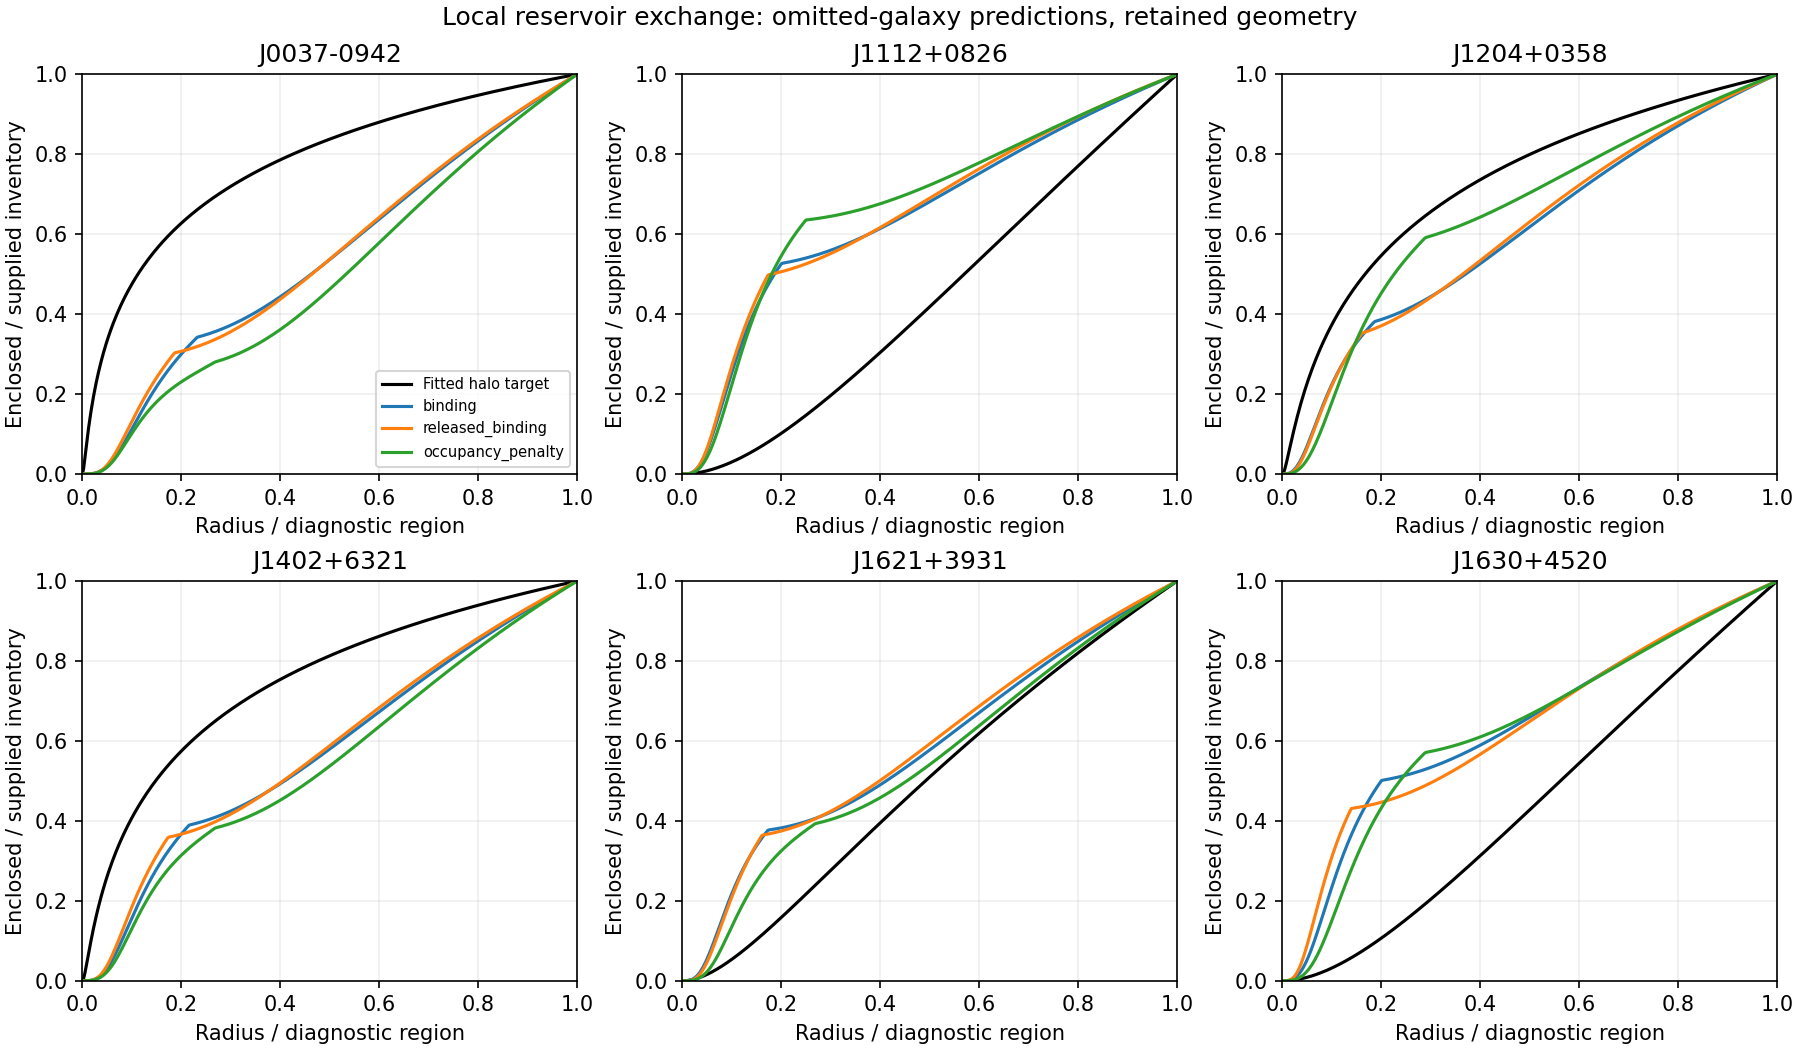

Recreate this plot in Python.
"""Frozen-environment two-reservoir exchange with local binding probabilities."""
from pathlib import Path
import json,hashlib
import numpy as np
P=Path(__file__).resolve().parent;G=4.30091e-6
files=['stream-capture-results.json','halo-deposition-map-results.json','third-retention-optics-results.json','migration-variants-results.json']
streams=json.loads((P/files[0]).read_text())['rows'];halos=json.loads((P/files[1]).read_text())['rows'];stars=json.loads((P/files[2]).read_text())['rows'];prior=json.loads((P/files[3]).read_text())['results']
x=np.linspace(0,1,401);ss=np.geomspace(.03,1.,49);vs=np.geomspace(10,3000,41)
params=np.array([(s,v) for s in ss for v in vs])
models=['binding','released_binding','occupancy_penalty']

def setup(row,branch,n):
 h=next(v for v in halos if all(v[k]==row[k] for k in ['Name','geometry','population']))
 st=next(v for v in stars if v['Name']==row['Name'] and v['model']=='attenuated_'+row['population'])
 M=next(v['original_deposit_enclosed_Msun'] for v in h['samples'] if v['aperture']=='5Re')
 edge=np.linspace(0,1,n+1);mid=(edge[:-1]+edge[1:])/2;R=row['R_kpc'];r=mid*R
 base=np.interp(edge,row['r_over_R'],row['case_cdfs'][branch]);dm=np.diff(base)
 a=R/5/1.8153;Ms=st['mass_Msun'];B=G*Ms/(r+a)
 vol=4*np.pi/3*np.diff((edge*R)**3);rho_input=M*dm/vol
 rho_star=Ms*a/(2*np.pi*r*(r+a)**3)
 return edge,dm,base,B,rho_input/rho_star,Ms,a,R,M

def evaluate(row,branch,model,parameters,n=2048):
 edge,dm,base,B,crowd,Ms,a,R,M=setup(row,branch,n);r=(edge[:-1]+edge[1:])/2*R
 curves=[];fractions=[]
 for s,v in parameters:
  strength=B if model!='released_binding' else np.maximum(G*Ms/(s*r+a)-B,0)
  resistance=v*v*(1+crowd) if model=='occupancy_penalty' else v*v
  f=strength/(strength+resistance)
  compact=dm*f;extended=dm-compact
  assert np.min(compact)>=0 and np.min(extended)>=-1e-14
  C=np.r_[0.,np.cumsum(compact)];E=np.r_[0.,np.cumsum(extended)]
  y=np.interp(x,edge,E)+np.interp(x/s,edge,C)
  assert abs(C[-1]+E[-1]-1)<1e-10 and abs(y[-1]-1)<1e-10
  assert np.min(np.diff(y))>=-1e-12
  assert np.min(y-np.interp(x,edge,base))>=-1e-10
  curves.append(y);fractions.append(C[-1])
 return np.array(curves),np.array(fractions),M

results=[];max_drift=0
for geometry in ['companion_regular','standard_flat_FLRW']:
 for population in ['Chabrier','Salpeter']:
  rows=[v for v in streams if v['geometry']==geometry and v['population']==population]
  for branch,label in [(-1,'distant'),(0,'near_1.1R')]:
   for model in models:
    curves=[];fractions=[];errors=[];baseerrors=[]
    for row in rows:
     y,f,_=evaluate(row,branch,model,params);truth=np.interp(x,row['r_over_R'],row['target_cdf']);base=np.interp(x,row['r_over_R'],row['case_cdfs'][branch])
     identity,_,_=evaluate(row,branch,model,[[1.,100.]])
     assert np.max(np.abs(identity[0]-base))<1e-4
     curves.append(y);fractions.append(f);errors.append(np.mean((y-truth)**2,axis=1));baseerrors.append(np.mean((base-truth)**2))
    errors=np.array(errors);best=int(np.argmin(errors.mean(axis=0)));loo=[];per=[]
    for i,row in enumerate(rows):
     ix=int(np.argmin(np.delete(errors,i,axis=0).mean(axis=0)));loo.append(errors[i,ix])
     fine,ff,M=evaluate(row,branch,model,params[[best,ix]],4096)
     drift=float(np.max(np.abs(fine-np.array([curves[i][best],curves[i][ix]]))));max_drift=max(max_drift,drift)
     assert drift<.002
     truth=np.interp(x,row['r_over_R'],row['target_cdf'])
     per.append(dict(Name=row['Name'],supplied_inventory_Msun=M,shared_compact_fraction=float(fractions[i][best]),loo_compact_fraction=float(fractions[i][ix]),loo_parameters=params[ix].tolist(),loo_boundary=bool(ix//41 in [0,48] or ix%41 in [0,40]),refinement_max_cdf_change=drift,baseline_max_error=float(np.max(np.abs(np.interp(x,row['r_over_R'],row['case_cdfs'][branch])-truth))),shared_max_error=float(np.max(np.abs(curves[i][best]-truth))),loo_max_error=float(np.max(np.abs(curves[i][ix]-truth))),shared_cdf=curves[i][best].tolist(),loo_cdf=curves[i][ix].tolist(),target_cdf=truth.tolist()))
    old=next(v for v in prior if v['geometry']==geometry and v['population']==population and v['source']==label and v['model']=='partial')
    result=dict(geometry=geometry,population=population,source=label,model=model,shared_parameters=params[best].tolist(),shared_boundary=bool(best//41 in [0,48] or best%41 in [0,40]),baseline_rms=float(np.sqrt(np.mean(baseerrors))),shared_rms=float(np.sqrt(errors[:,best].mean())),loo_rms=float(np.sqrt(np.mean(loo))),previous_partial_loo_rms=old['loo_rms'],rows=per)
    results.append(result);print(geometry,population,label,model,'base/shared/LOO',*[round(100*result[k],3) for k in ['baseline_rms','shared_rms','loo_rms']],result['shared_parameters'],flush=True)
out=dict(scope='Local two-state probability plus phenomenological inward transport; not self-consistent dynamical equilibrium',input_sha256={f:hashlib.sha256((P/f).read_bytes()).hexdigest() for f in files},parameter_order=['radius_multiplier_s','exchange_velocity_scale_kms'],max_refinement_cdf_change=max_drift,grid=x.tolist(),results=results)
(P/'reservoir-exchange-results.json').write_text(json.dumps(out,separators=(',',':'),allow_nan=False)+'\n',encoding='utf-8',newline='\n')
lines=['# Local exchange between compact and extended companion reservoirs','',
'Three shared exchange rules were executed with the one-third capture law and supplied inventory unchanged. Each initial shell is split into compact and extended states using its baryonic binding environment. The target halo is used only in fitting and scoring, never as a local driving field.','',
'## Formula provenance and meaning','',
'Known two-state rate balance: df/dt=k_on(1-f)-k_off*f, with fixed-environment stationary fraction f=k_on/(k_on+k_off). The proposed companion-specific ratios are:','',
'| Rule | k_on/k_off | Interpretation |','|---|---|---|',
'| Binding | B(r)/v_ex^2 | Strong binding favors compact states |',
'| Released binding | [B(s*r)-B(r)]/v_ex^2 | Available inward binding-energy change favors the transition |',
'| Occupancy penalty | B(r)/{v_ex^2[1+rho_input/rho_star]} | Larger relative companion density suppresses compact entry |','',
'B(r)=G M_star/(r+a_star) is the positive escape-binding scale of a known Hernquist stellar proxy. Stellar mass is from the ORIGINAL companion fit; a_star=Re/1.8153. The proxy is an approximation, not an independent measured three-dimensional matter field. The crowding factor is a proposed local penalty, not an established capacity law. We do not claim these ratios are unique new mathematics.','',
'The compact shell fraction moves to s*r; the rest remains at r. Thus the cumulative profile is F_final(r)=F_initial(r)-F_selected(r)+F_selected(r/s). This is known conservative transport. s still specifies a phenomenological movement distance; these tests do not independently derive wave support or a stopping radius. The states use the initial environment: no updating of occupation, self-gravity or detailed balance at the new destination has been solved. The arbitrary overall rate cancels; no relaxation time or cosmic age is inferred.','',
'## Shared and omitted-galaxy comparison','',
'Two parameters per rule are shared across six targets; separate five-target fits predict the omitted sixth. All targets have been inspected previously, so this is conditional cross-validation, not blind observational confirmation. RMS values below are cumulative-profile percentage points, not lensing/rotation errors. Standard geometry remains a benchmark only.','',
'| Geometry | Input | Exchange | Shared fit | Omitted transfer | Earlier partial transfer |','|---|---|---|---:|---:|---:|']
for r in results:
 if r['population']=='Chabrier':lines.append(f"| {r['geometry']} | {r['source']} | {r['model']} | {100*r['shared_rms']:.2f} | {100*r['loo_rms']:.2f} | {100*r['previous_partial_loo_rms']:.2f} |")
lines+=['','All population cases, compact fractions, shared/omitted parameters, boundary flags and individual curves are archived. No target-specific compact fraction was fitted directly. Source fields and mass proxies remain conditional inputs; normalized placement is not evidence for an adequate absolute photon supply or a successful projected lensing signal.','',
'## Verification and physical limits','',f"The compact and extended inventories remain nonnegative and sum to the original input. CDFs are monotone, inward ordering holds, and s=1 reproduces the captured profile. Doubling source cells changes cumulative fractions by at most {max_drift:.4g}. Parameter bounds were declared in reservoir-exchange-protocol.md and not expanded after results.",'',
'Mass-equivalent inventory conservation is not a full formation-energy ledger. The released gravitational energy requires a receiving channel, and rate ratios alone do not supply the work, momentum transfer or support needed after migration. The next physical completion would evolve exchange, transport, occupations and the potential together; no first-principles conversion or self-consistent exchange equilibrium has been derived here. No new stellar-motion or lensing fit is claimed.']
finding=['## Outcome','',
'Under retained geometry and distant input, the released-binding rule nearly matches the earlier partial-migration prediction: 20.15 versus 20.01 cumulative RMS points. Binding-only gives 20.34 and the occupancy penalty gives 21.85. None improves the primary retained-geometry benchmark. These differences are not significance estimates, and grid spacing and prior target exposure preclude treating small ranking differences as discoveries.','',
'The shared released-binding fit has s=0.1391 and v_ex=720.84 km/s. Its compact fractions range from about 30.9% to 37.6%, calculated from the initial stellar binding environment rather than fitted separately per target. This is a candidate local rationale for the earlier roughly 36% mobile fraction, not a first-principles derivation. Both models still choose a movement scale phenomenologically.','',
'It retains the same tension: concentrated targets improve, but J1112, J1621 and J1630 worsen relative to no migration. For example, J1112 maximum cumulative error rises from 5.98 to 41.73 points in released-binding omitted prediction, while J0037 falls from 62.25 to 36.44. A lower aggregate error does not mean all galaxies are reproduced.','',
'Under standard comparison geometry, occupancy suppression gives 23.47 points for distant input versus 23.55 without migration and 24.32 for earlier partial migration; the near-input result is 23.56. This small aggregate change is not a robust joint solution or a new lensing result. Standard geometry is not adopted as a premise for the hypothetical model.','',
'The useful outcome is a local exchange candidate with performance close to the best phenomenological split, using the same two shared parameters. Its missing physics is the simultaneous evolution of exchange, inward transport, occupation and self-gravity. These frozen initial-field rates do not yet establish that final reservoirs are in equilibrium or stable.','']
pos=lines.index('## Verification and physical limits');lines[pos:pos]=finding
(P/'reservoir-exchange-report.md').write_text('\n'.join(lines)+'\n',encoding='utf-8',newline='\n')
import matplotlib
matplotlib.use('Agg')
import matplotlib.pyplot as plt
fig,axes=plt.subplots(2,3,figsize=(12,7),layout='constrained')
selected=[r for r in results if r['geometry']=='companion_regular' and r['population']=='Chabrier' and r['source']=='distant']
for i,ax in enumerate(axes.flat):
 h=selected[0]['rows'][i];ax.plot(x,h['target_cdf'],'k',label='Fitted halo target')
 for result in selected:ax.plot(x,result['rows'][i]['loo_cdf'],label=result['model'])
 ax.set(title=h['Name'],xlabel='Radius / diagnostic region',ylabel='Enclosed / supplied inventory',xlim=(0,1),ylim=(0,1));ax.grid(alpha=.2)
axes.flat[0].legend(fontsize=7);fig.suptitle('Local reservoir exchange: omitted-galaxy predictions, retained geometry')
fig.savefig(P/'reservoir-exchange.png',dpi=150)
